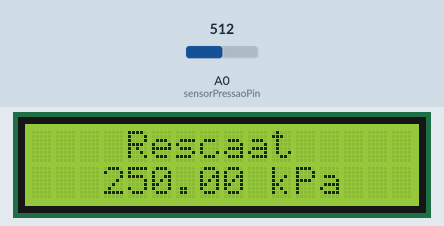
Simulated run of this sketch. Board: Arduino Uno, built with avr-gcc and run on an emulated ATmega328P. Shown: 16×2 character LCD. The test bench sets the inputs (shaded band); at power-on: A0 (sensorPressaoPin) = 512. Storage starts empty; what the sketch prints to the serial monitor is not drawn.

Above: at 3.2 s.
3.3 s: A0 (sensorPressaoPin) set to 221
At 5.8 s:
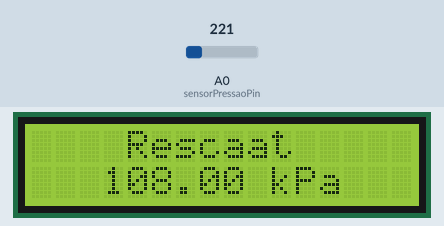
7.1 s: A0 (sensorPressaoPin) set to 194
At 9.3 s:
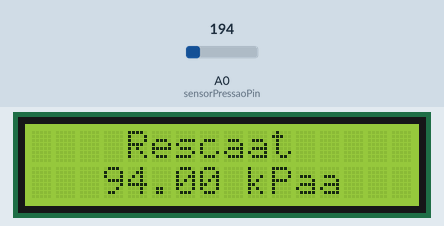
10.9 s: A0 (sensorPressaoPin) set to 22
At 11.8 s:
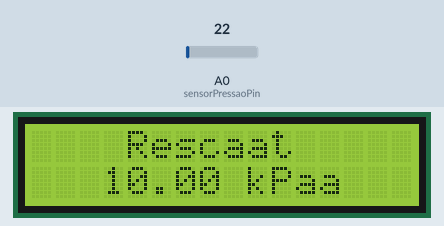
14.7 s: A0 (sensorPressaoPin) set to 19
At 17.8 s:
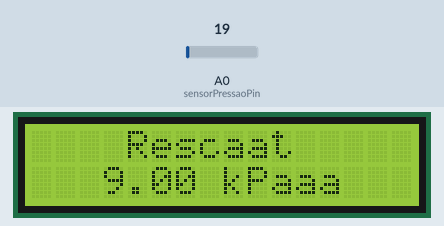
Timing chart, 0 to 19.3 s (numbered marks = the images above; inputs shaded):
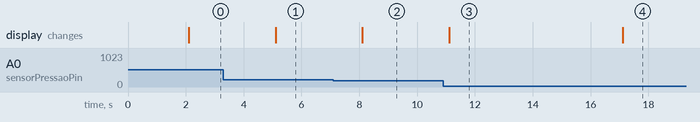

The sketch:

codigo_novo_KPa1.SD.ino
```cpp
#include <LiquidCrystal.h>
#include <SD.h>

// Inicializa o display LCD com os pinos RS, E, D4, D5, D6, D7
LiquidCrystal lcd(12, 11, 5, 4, 3, 2);

const int sensorPressaoPin = A0; // Pino de leitura do sensor de pressão
const int chipSelect = 4; // Pino CS para o módulo SD

File dataFile;

void setup() {
  lcd.begin(16, 2);
  lcd.print("Inicializando...");
  delay(2000);
  lcd.clear();
  lcd.print("    Rescaat");

  Serial.begin(115200); // Inicializa a comunicação serial

  // Inicializa o módulo SD
  if (!SD.begin(chipSelect)) {
    lcd.clear();
    lcd.setCursor(0, 0);
    lcd.print("Erro SD");
    while (1); // Trava o código em caso de erro
  }

  dataFile = SD.open("dados.txt", FILE_WRITE);
  if (!dataFile) {
    lcd.clear();
    lcd.setCursor(0, 0);
    lcd.print("Erro abrir arquivo");
    while (1); // Trava o código em caso de erro
  }
}

void loop() {
  float sensorValue = analogRead(sensorPressaoPin); // Lê o valor do sensor (de 0 a 1023)
  float pressure = map(sensorValue, 0, 1023, 0, 500); // Mapeia o valor do sensor para uma faixa de pressão (em kPa)

  lcd.setCursor(0, 1);
  lcd.print("   ");
  lcd.print(pressure);
  lcd.print(" kPa");

  Serial.print("Pressao kPa: ");
  Serial.println(pressure);

  // Salvando dados no arquivo SD
  if (dataFile) {
    dataFile.print("Pressao kPa: ");
    dataFile.println(pressure);
    dataFile.flush(); // Garante que os dados sejam escritos no cartão SD
  }

  delay(3000);
}
```

Measured:
- the behaviour switches between 205 and 204 on A0 (sensorPressaoPin) (found by bisection; images 1 and 2)
- the behaviour switches between 21 and 20 on A0 (sensorPressaoPin) (found by bisection; images 3 and 4)
- after the input at 3.3 s, the display: changes after 1.8 s (image 1)
- after the input at 7.1 s, the display: changes after 1.0 s (image 2)
- after the input at 10.9 s, the display: changes after 0.21 s (image 3)
- after the input at 14.7 s, the display: changes after 2.4 s (image 4)
